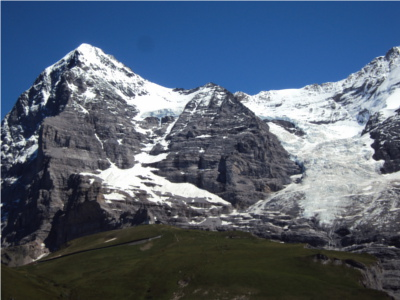
#> input picture Assignment_2/stitching_images/1Hill.JPG, 400 x 300 px
$ jupyter execute --allow-errors stitching.ipynb
#> lines starting #> are read from the running program, lines starting #| are printed output that depends on the picture
##### Student Name: Nayem Alam
##### Student ID  : 260743549
##### Assignment 1

## Part 2.1
    Q. 1,2,3,4 - SIFT

### 1. Compute SIFT keypoints and corresponding descriptors for images 1Hill and 2Hill

[cell 1]
import cv2
import numpy as np
from matplotlib import pyplot as plt

# load and read image
firstPic = "./1Hill.JPG"
secondPic = "./2Hill.JPG"
oneHill = cv2.imread(firstPic)
#> oneHill is the input picture: shape (300, 400, 3); mean B, G, R 113.4, 95.7, 82.9
twoHill = cv2.imread(secondPic)
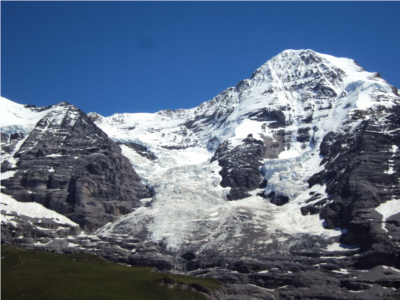
#> input picture Assignment_2/stitching_images/2Hill.JPG, 400 x 300 px
#> twoHill is the input picture: shape (300, 400, 3); mean B, G, R 131, 108.6, 93

# convert from BGR to RGB; so it's not blue colored pic
oneHillRGB = cv2.cvtColor(oneHill, cv2.COLOR_BGR2RGB)
twoHillRGB = cv2.cvtColor(twoHill, cv2.COLOR_BGR2RGB)

# output copies
oneHilldisp = oneHillRGB.copy()
twoHilldisp = twoHillRGB.copy()

# initiate SIFT
siftImg = cv2.xfeatures2d.SIFT_create()
keypoints1, descriptors1 = siftImg.detectAndCompute(oneHillRGB, None)
#> keypoints1 = 1217 keypoints; strongest (x, y, size): (46, 95, 5.4), (34, 138, 4.3), (72, 87, 5.5), (92, 181, 2.8)
keypoints2, descriptors2 = siftImg.detectAndCompute(twoHillRGB, None)
#> keypoints2 = 1494 keypoints; strongest (x, y, size): (391, 171, 4.1), (394, 148, 4.2), (311, 193, 2.4), (51, 170, 2.9)

# draw keypoints for sift
drawKeypts1 = cv2.drawKeypoints(oneHillRGB, keypoints1, oneHilldisp, flags=cv2.DRAW_MATCHES_FLAGS_DRAW_RICH_KEYPOINTS)
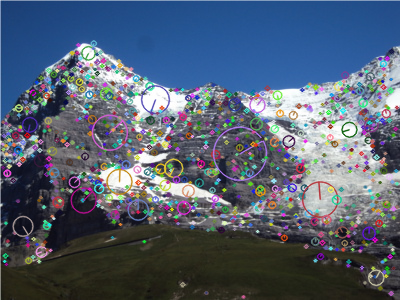
#> drawKeypts1: shape (300, 400, 3); mean R, G, B 84.4, 96, 113.5
drawKeypts2 = cv2.drawKeypoints(twoHillRGB, keypoints2, twoHilldisp, flags=cv2.DRAW_MATCHES_FLAGS_DRAW_RICH_KEYPOINTS)
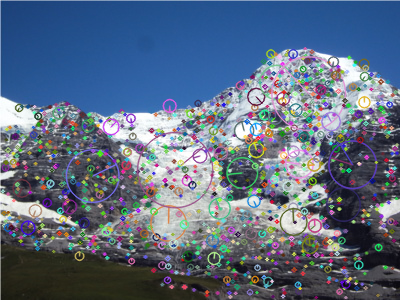
#> drawKeypts2: shape (300, 400, 3); mean R, G, B 93.3, 108, 129.7

plt.figure(figsize=(20,20))
plt.subplot(121), plt.imshow(oneHilldisp)
plt.title("SIFT keypoints: 1Hill"), plt.xticks([]), plt.yticks([])
plt.subplot(122), plt.imshow(twoHilldisp)
plt.title("SIFT keypoints: 2Hill"), plt.xticks([]), plt.yticks([])
plt.show()
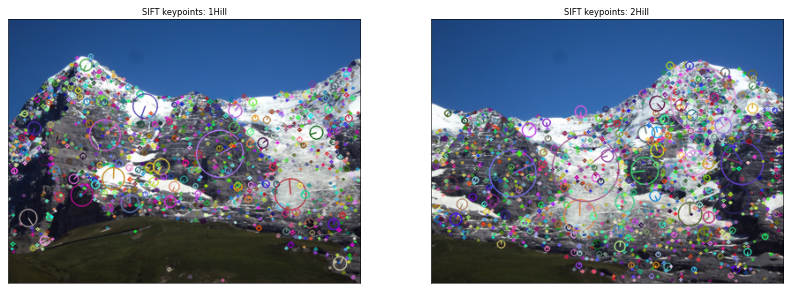
#> figure drawn by matplotlib, 2 panels

### 2. Find matching keypoints in two images and display the 20 best pairs.

[cell 2]
# matching using brute force (taking the descriptor of one feature from first set to other features in second set)
bf = cv2.BFMatcher()

# match descriptors
matches = bf.match(descriptors1,descriptors2)
#> matches = 1217 matches

# sort in order of their distance.
matches = sorted(matches, key = lambda x:x.distance)

# draw 20 best matches
bestMatches = matches[:20]
#> bestMatches = 20 matches
imgMatch = cv2.drawMatches(oneHillRGB,keypoints1,twoHillRGB,keypoints2, bestMatches, oneHillRGB, flags=2)
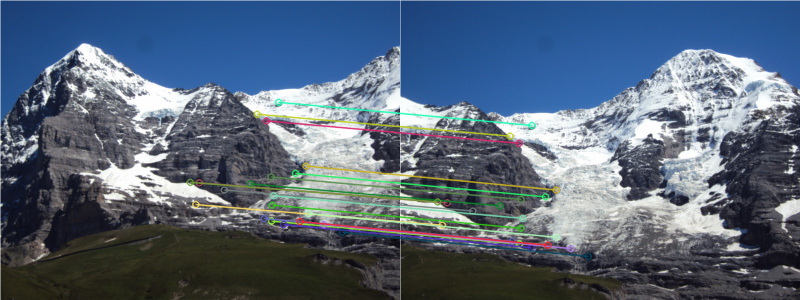
#> imgMatch: shape (300, 800, 3); mean R, G, B 88, 103.2, 121.5

plt.figure(figsize=(20,20))
plt.imshow(imgMatch)
plt.title("Matched keypoints"), plt.xticks([]), plt.yticks([])
plt.show()

# to test
print("Number of matches: ",len(bestMatches))
#| Number of matches:  20

### 3. Find homography using RANSAC method and apply transformation to 1Hill. Image 2Hill should not be transformed.

[cell 3]
# Arrange matching keypoints in two separate lists
oneHillC = oneHillRGB.copy()
twoHillC = twoHillRGB.copy()

GoodMatches = []
for i, m in enumerate(matches):
    GoodMatches.append((m.trainIdx, m.queryIdx))
#> after the loop, GoodMatches = 1217 pairs, first value 1 to 1493, second value 0 to 1216

mpr = np.float32([keypoints1[i].pt for (__, i) in GoodMatches])
#> mpr = 1217 pairs, first value 2.46 to 396.7, second value 43.01 to 296.4
mpl = np.float32([keypoints2[i].pt for (i, __) in GoodMatches])
#> mpl = 1217 pairs, first value 3.48 to 396.6, second value 50.93 to 297.2

# find homography and wrap image accordingly
H, __ = cv2.findHomography(mpr, mpl, cv2.RANSAC, 4)
#> H = [[1.12, -0.0598, -163], [0.109, 1.07, -3.04], [0.000349, -8.08e-05, 1]]
wimg = cv2.warpPerspective(twoHillRGB, H, (twoHillRGB.shape[1]+oneHillRGB.shape[1],twoHillRGB.shape[0]))
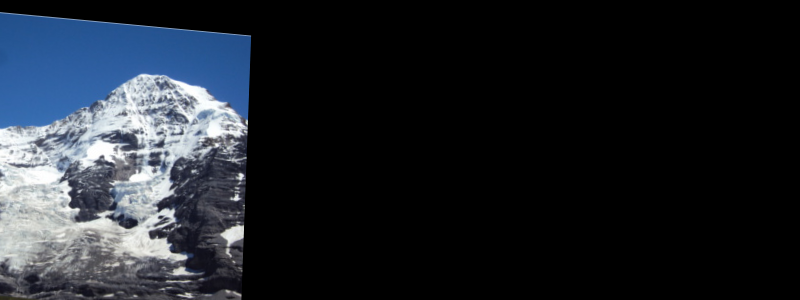
#> wimg: shape (300, 800, 3); mean R, G, B 30.6, 35.3, 42
wimg[:,:twoHillRGB.shape[1],:] = twoHillRGB
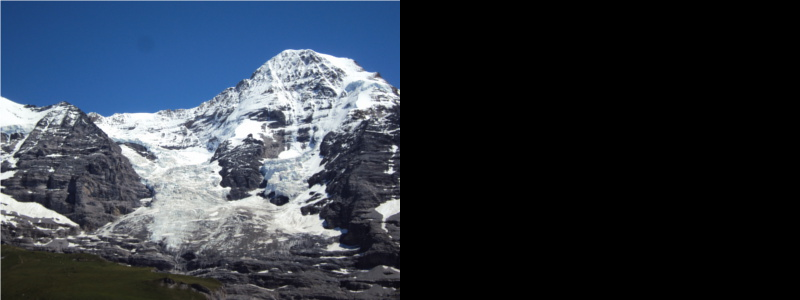
#> wimg: shape (300, 800, 3); mean R, G, B 46.5, 54.3, 65.5

plt.figure(figsize=(20,20))
plt.subplot(211)
plt.imshow(imgMatch)
plt.title("Matched Keypoints"), plt.xticks([]), plt.yticks([])
plt.subplot(212)
plt.imshow(wimg)
plt.title("Panoramic image"), plt.xticks([]), plt.yticks([])
plt.show()
